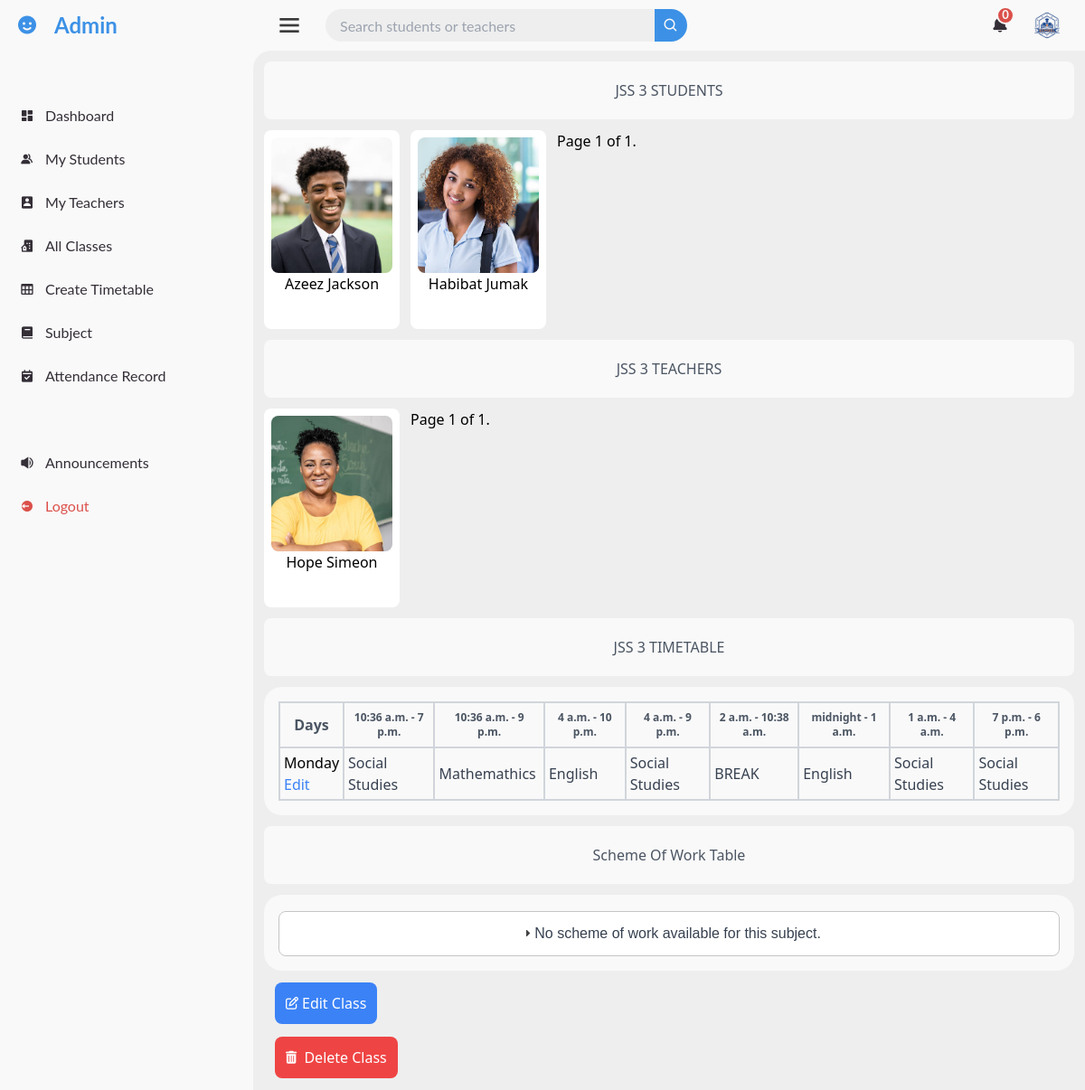
Page /admin_dashboard/myclass/1/ (signed in) on the committed database.
### classes/models.py (models this page shows, shortened)
class Class(models.Model):
    name = models.CharField(max_length=100)
    subjects = models.ManyToManyField(Subject, related_name='classes')

class Subject(models.Model):
    name = models.CharField(max_length=100)

### administration/models.py (models this page shows, shortened)
class Student(models.Model):
    user = models.OneToOneField(User, on_delete=models.CASCADE, related_name="student_profile")
    student_class = models.ForeignKey(Class, on_delete=models.SET_NULL, null=True, related_name='students')
    home_address = models.TextField()
    parent_or_guardian_name = models.CharField(max_length=100)
    parent_or_guardian_phone_number = models.CharField(max_length=15)
    parent_email = models.EmailField(blank=True, null=True, default=None)

class Teacher(models.Model):
    user = models.OneToOneField(User, on_delete=models.CASCADE, related_name='teacher_profile')
    phone_number = models.CharField(max_length=15)
    subject = models.ManyToManyField(Subject, related_name='teachers')
    home_address = models.TextField()
    classes = models.ManyToManyField(Class, related_name='teacher_classes')
    emergency_contact = models.CharField(max_length=100)

### accounts/models.py (models this page shows, shortened)
class CustomUser(AbstractUser):
    email = models.EmailField(unique=True)
    is_approved = models.BooleanField(default=False)
    is_teacher = models.BooleanField(default=False)
    is_student = models.BooleanField(default=False)
    profile_photo = models.ImageField(upload_to='profile_photo/', default='default.jpg', blank=True, null=True)
    USERNAME_FIELD = 'email'
    REQUIRED_FIELDS = ['first_name', 'last_name']
    objects = CustomUserManager()

### student/models.py (models this page shows, shortened)
class TimetableSubjectTime(models.Model):
    class_info = models.ForeignKey(ClassModel, on_delete=models.CASCADE, related_name='timetables_time')
    break_start_time = models.TimeField(blank=False, null=False)
    break_end_time = models.TimeField(blank=False, null=False)
    subject_one_start_time = models.TimeField(blank=False, null=False)
    subject_two_start_time = models.TimeField(blank=False, null=False)
    subject_three_start_time = models.TimeField(blank=False, null=False)
    subject_four_start_time = models.TimeField(blank=False, null=False)
    subject_five_start_time = models.TimeField(blank=False, null=False)
    subject_six_start_time = models.TimeField(blank=False, null=False)
    subject_seven_start_time = models.TimeField(blank=False, null=False)
    subject_one_end_time = models.TimeField(blank=False, null=False)
    subject_two_end_time = models.TimeField(blank=False, null=False)
    subject_three_end_time = models.TimeField(blank=False, null=False)
    subject_four_end_time = models.TimeField(blank=False, null=False)
    subject_five_end_time = models.TimeField(blank=False, null=False)
    subject_six_end_time = models.TimeField(blank=False, null=False)
    subject_seven_end_time = models.TimeField(blank=False, null=False)

class Timetable(models.Model):
    class_info = models.ForeignKey(ClassModel, on_delete=models.CASCADE, related_name='timetables')
    subject_one = models.ForeignKey(Subject, on_delete=models.CASCADE, related_name='timetable1', blank=False, null=False, default=None)
    subject_two = models.ForeignKey(Subject, on_delete=models.CASCADE, related_name='timetable2', blank=False, null=True, default=None)
    subject_three = models.ForeignKey(Subject, on_delete=models.CASCADE, related_name='timetable3', blank=False, null=False, default=None)
    subject_four = models.ForeignKey(Subject, on_delete=models.CASCADE, related_name='timetable4', blank=False, null=False, default=None)
    subject_five = models.ForeignKey(Subject, on_delete=models.CASCADE, related_name='timetable5', blank=False, null=False, default=None)
    subject_six = models.ForeignKey(Subject, on_delete=models.CASCADE, related_name='timetable6', blank=False, null=False, default=None)
    subject_seven = models.ForeignKey(Subject, on_delete=models.CASCADE, related_name='timetable7', blank=False, null=False, default=None)
    day_of_week = models.CharField(max_length=10, choices=[
        ('Monday', 'Monday'),
        ('Tuesday', 'Tuesday'),
        ('Wednesday', 'Wednesday'),
        ('Thursday', 'Thursday'),
        ('Friday', 'Friday')
    ])

### classes/views.py (the view)
# urls.py: path('admin_dashboard/myclass/<int:user_id>/', classDetail, name='class_details'),
@login_required
def classDetail(request, user_id):
    if not request.user.is_superuser:
        return HttpResponseForbidden('You do not have permission to access this page.')
    classes = get_object_or_404(Class, id=user_id)
    student = Student.objects.filter(student_class=classes).order_by('user__last_name')
    student_page_obj = paginate_objects(request, student, 5)
    teacher = Teacher.objects.filter(classes=classes).order_by('user__last_name')
    teacher_page_obj = paginate_objects(request, teacher, 5)
    timetable = Timetable.objects.filter(class_info=classes)
    timetable_time = TimetableSubjectTime.objects.filter(class_info = classes)
    scheme_of_work = SchemeOfWork.objects.filter(classes=classes)
    schemes_by_subject = {}
    for scheme in scheme_of_work:
        if scheme.subject not in schemes_by_subject:
            schemes_by_subject[scheme.subject] = []
        schemes_by_subject[scheme.subject].append(scheme)
    context = {
        'class': classes,
        'teacher_page_obj': teacher_page_obj,
        'student_page_obj': student_page_obj,
        'timetables': timetable,
        'schemes_by_subject': schemes_by_subject,
        'timetable_time': timetable_time
    }
    return render(request, 'dashboards/all_admin_pages/classDetail.html', context)

### templates/dashboards/all_admin_pages/classDetail.html (shortened to what this page needs)
{% extends 'dashboards/all_admin_pages/base.html' %}
{% load static %}
{% block section %}
<div class="m-3 rounded-lg mb-3">
    <p class="text-center p-5 mb-3 rounded-lg font-medium text-gray-600" style="background-color: #F9F9F9;">{{class.name}} STUDENTS</p>
    <div class="order">
        <div class="flex flex-wrap gap-3">
            {%if student_page_obj%}
            {%for students in student_page_obj%}
            <a href="{% url 'student_detail' user_id=students.user.id %}">
                <div class="p-2 rounded-lg flex item-center justify-center text-center font-medium hover:bg-blue-300 hover:text-white bg-white" style="width: 150px; height: 220px;">
                    <div>
                    <img src="{{students.user.profile_photo.url}}" class="object-cover rounded-lg" style="height: 150px; width: 150px;" alt="{{students.user.first_name}} {{students.user.last_name}}">
                    <p>{{students.user.first_name}} {{students.user.last_name}}</p>
                    </div>
                </div>
            </a>
            {%endfor%}
            <div class="pagination">
                <span class="step-links">
                    <span class="current">
                        Page {{ student_page_obj.number }} of {{ student_page_obj.paginator.num_pages }}.
                    </span>
                </span>
            </div>
        {% else %}
            <p class="text-center text-gray-500">No students available.</p>
        {% endif %}
        </div>
    </div>
    <p class="text-center p-5 mb-3 rounded-lg font-medium text-gray-600 mt-3" style="background-color: #F9F9F9;">{{class.name}} TEACHERS</p>
    <div class="order">
        <div class="flex flex-wrap gap-3">
            {%if teacher_page_obj%}
            {%for teachers in teacher_page_obj%}
            <a href="{% url 'teacher_detail' user_id=teachers.user.id %}">
                <div class="p-2 rounded-lg flex item-center justify-center text-center font-medium hover:bg-blue-300 hover:text-white bg-white" style="width: 150px; height: 220px;">
                    <div>
                    <img src="{{teachers.user.profile_photo.url}}" class="object-cover rounded-lg" style="height: 150px; width: 150px;" alt="{{teachers.user.first_name}} {{teachers.user.last_name}}">
                    <p>{{teachers.user.first_name}} {{teachers.user.last_name}}</p>
                    </div>
                </div>
            </a>
            {%endfor%}
            <div class="pagination">
                <span class="step-links">
                    <span class="current">
                        Page {{ teacher_page_obj.number }} of {{ teacher_page_obj.paginator.num_pages }}.
                    </span>
                </span>
            </div>
        {% else %}
            <p class="text-center text-gray-500">No students available.</p>
        {% endif %}
        </div>
    </div>
    <p class="text-center p-5 mb-3 rounded-lg font-medium text-gray-600 mt-3" style="background-color: #F9F9F9;">{{class.name}} TIMETABLE</p>
    <div class="table-data">
    <div>
    <table class="min-w-full py-3 rounded-lg" style="background-color: #F9F9F9;">
        <thead>
            {%for time in timetable_time%}
            <tr>
                <th class="py-2 px-2 border-2  border-gray-300 text-gray-600">Days</th>
                <th class="py-2 px-2 border-2 border-gray-300 text-gray-600 text-xs">{{time.subject_one_start_time}} - {{time.subject_one_end_time}}</th>
                <th class="py-2 px-2 border-2 border-gray-300 text-gray-600 text-xs">{{time.subject_two_start_time}} - {{time.subject_two_end_time}}</th>
                <th class="py-2 px-2 border-2 border-gray-300 text-gray-600 text-xs">{{time.subject_three_start_time}} - {{time.subject_three_end_time}}</th>
                <th class="py-2 px-2 border-2 border-gray-300 text-gray-600 text-xs">{{time.subject_four_start_time}} - {{time.subject_four_end_time}}</th>
                <th class="py-2 px-2 border-2 border-gray-300 text-gray-600 text-xs">{{time.break_start_time}} - {{time.break_end_time}}</th>
                <th class="py-2 px-2 border-2 border-gray-300 text-gray-600 text-xs">{{time.subject_five_start_time}} - {{time.subject_five_end_time}}</th>
                <th class="py-2 px-2 border-2 border-gray-300 text-gray-600 text-xs">{{time.subject_six_start_time}} - {{time.subject_six_end_time}}</th>
                <th class="py-2 px-2 border-2 border-gray-300 text-gray-600 text-xs">{{time.subject_seven_start_time}} - {{time.subject_seven_end_time}}</th>
            </tr>
            {%endfor%}
        </thead>
        <tbody>
            {% for timetable in timetables %}
            <tr>
                <td class="p-1 border-2 border-r border-gray-300">{{ timetable.day_of_week }}<br><a href="{%url 'edit_timetable' table_id=timetable.id%}" class="text-blue-500 hover:text-blue-300 font-medium">Edit</a></td>
                <td class="p-1 border-2 border-gray-300 font-medium text-gray-700">{{ timetable.subject_one.name }}</td>
                <td class="p-1 border-2 border-gray-300 font-medium text-gray-700font-medium text-gray-700">{{ timetable.subject_two.name }}</td>
                <td class="p-1 border-2 border-gray-300 font-medium text-gray-700">{{ timetable.subject_three.name }}</td>
                <td class="p-1 border-2 border-gray-300 font-medium text-gray-700">{{ timetable.subject_four.name }}</td>
                <td class="p-1 border-2 border-gray-300 font-medium text-gray-700">BREAK</td>
                <td class="p-1 border-2 border-gray-300 font-medium text-gray-700">{{ timetable.subject_five.name }}</td>
                <td class="p-1 border-2 border-gray-300 font-medium text-gray-700">{{ timetable.subject_six.name }}</td>
                <td class="p-1 border-2 border-gray-300 font-medium text-gray-700">{{ timetable.subject_seven.name }}</td>
            </tr>
            {% endfor %}
        </tbody>
    </table>
</div>
<p class="text-center p-5 my-3 rounded-lg font-medium text-gray-600" style="background-color: #F9F9F9;">Scheme Of Work Table</p>
<div id="accordion">
    {% for subject, schemes in schemes_by_subject.items %}
        <h3 class="font-medium">
            Scheme Of Work For <span style="font-weight: bold;">{{subject}}</span>
        </h3>
        <div>
            <table class="min-w-full py-3 rounded-lg" style="background-color: #F9F9F9;">
                <thead>
                    <tr>
                        <th class="py-2 px-2 border-2 border-r  border-gray-300 text-gray-600">Week</th>
                        <th class="py-2 px-2 border-2 border-r  border-gray-300 text-gray-600">Subject Topics</th>
                        <th class="py-2 px-2 border-2 border-r  border-gray-300 text-gray-600">Subject Descriptions</th>
                    </tr>
                </thead>
                <tbody>
                    {% for scheme_of_work in schemes %}
                        <tr>
                            <td class="pl-2 border-2 border-gray-300 w-44">{{ scheme_of_work.week }}</td>
                            <td class="pl-2 border-2 border-gray-300 w-44">{{ scheme_of_work.subject_date }}</td>
                            <td class="pl-2 border-2 border-gray-300 h-28">{{ scheme_of_work.subject_topics }}</td>
                        </tr>
                    {% empty %}
                        <tr>
                            <td colspan="3">No scheme of work available for this subject.</td>
                        </tr>
                    {% endfor %}
                </tbody>
            </table>
        </div>
    {%empty%}
        <p class="bg-white text-gray-700 py-4 px-6 m-3 rounded-lg text-center font-medium text-2xl">No scheme of work available for this subject.</p>
    {%endfor%}
</div>
</div>
    <p class="p-3 mt-3  font-normal text-white"><a href="{%url 'edit_class' class_id=class.id%}" class="bg-blue-500 p-3 rounded-lg hover:bg-blue-300"><i class="fa-regular fa-pen-to-square fa-sm"></i><span class="md:pl-1">Edit Class</span></a></p>
    <p class="p-3 mt-3  font-normal text-white"><a href="{%url 'delete_class' class_id=class.id%}" class="bg-red-500 p-3 rounded-lg hover:bg-red-300"><i class="fa-solid fa-trash-can fa-sm"></i> <span class="pl-1">Delete Class</span></a></p>
</div>
{%endblock section%}

### rows in the picture
Class: name "JSS 3"
Student: user.profile_photo (picture), user.first_name "Azeez", user.last_name "Jackson"
Student: user.profile_photo (picture), user.first_name "Habibat", user.last_name "Jumak"
Teacher: user.profile_photo (picture), user.first_name "Hope", user.last_name "Simeon"
TimetableSubjectTime: subject_one_start_time "10:36 a.m.", subject_one_end_time "7 p.m.", subject_two_start_time "10:36 a.m.", subject_two_end_time "9 p.m.", subject_three_start_time "4 a.m.", subject_three_end_time "10 p.m.", subject_four_start_time "4 a.m.", subject_four_end_time "9 p.m.", break_start_time "2 a.m.", break_end_time "10:38 a.m.", subject_five_start_time "midnight", subject_five_end_time "1 a.m.", subject_six_start_time "1 a.m.", subject_six_end_time "4 a.m.", subject_seven_start_time "7 p.m.", subject_seven_end_time "6 p.m."
Timetable: day_of_week "Monday", subject_one.name "Social Studies", subject_two.name "Mathemathics", subject_three.name "English", subject_four.name "Social Studies", subject_five.name "English", subject_six.name "Social Studies", subject_seven.name "Social Studies"

### other values in the picture
{{ total_notifications }} "0"
{{ student_page_obj.number }} "1"
{{ student_page_obj.paginator.num_pages }} "1"
{{ teacher_page_obj.number }} "1"
{{ teacher_page_obj.paginator.num_pages }} "1"
